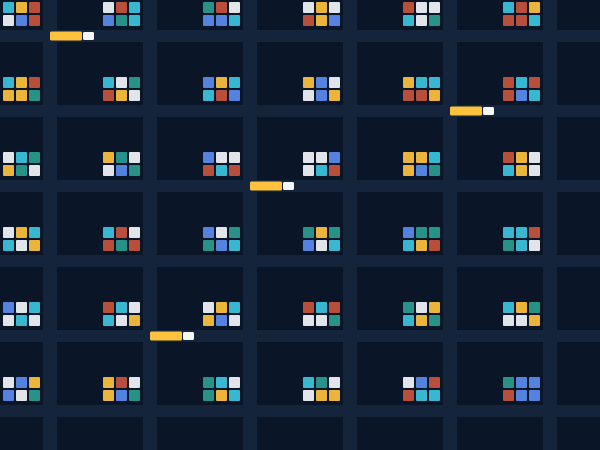
#> input picture assets/img-src/about.png, 1200 x 900 px (shown at 1/2 size)
$ python optimize_images.py
#> lines starting #> are read from the running program, lines starting #| are printed output that depends on the picture
#!/usr/bin/env python3
"""
Image optimisation pipeline for Northbound Logistics.

Reads every PNG/JPG in assets/img-src/ and writes responsive, compressed
versions to assets/img/:
    <name>-<width>.webp   (modern, ~30-60% smaller)
    <name>-<width>.jpg    (fallback for very old browsers)

HTML then uses <picture> + srcset so each device downloads only what it needs.

Usage (from the project root):
    pip install Pillow
    python tools/optimize_images.py

To use your own photos: drop them into assets/img-src/ (any size >= 1200px
wide is ideal), run the script, then reference them with the same <picture>
pattern used in the pages. Adjust WIDTHS / QUALITY below if you like.
"""
import io
from pathlib import Path
from PIL import Image

ROOT = Path(__file__).resolve().parent.parent
SRC, OUT = ROOT / "assets" / "img-src", ROOT / "assets" / "img"
WIDTHS = (480, 800, 1200, 1600)   # generated only if <= the source width
WEBP_QUALITY, JPG_QUALITY = 78, 80


def kb(path):
    return path.stat().st_size / 1024


def main():
    OUT.mkdir(parents=True, exist_ok=True)
    sources = sorted(p for p in SRC.iterdir() if p.suffix.lower() in {".png", ".jpg", ".jpeg"})
    if not sources:
        print("No images found in", SRC)
        return
    total_src = total_out = 0.0
    print(f"{'image':<18}{'source':>10}{'webp (largest)':>16}{'jpg (largest)':>15}{'saved':>8}")
    for src in sources:
        img = Image.open(src).convert("RGB")
#> img is the input picture: PIL image 1200x900 RGB; mean R, G, B 26.8, 40.6, 56.8
        widths = [w for w in WIDTHS if w <= img.width] or [img.width]
#> widths = [480, 800, 1200]
        for w in widths:
            h = round(img.height * w / img.width)
            resized = img.resize((w, h), Image.LANCZOS)
            # Try lossy and lossless WebP; keep whichever is smaller (flat artwork often wins lossless).
            lossy, lossless = io.BytesIO(), io.BytesIO()
            resized.save(lossy, "WEBP", quality=WEBP_QUALITY, method=6)
            resized.save(lossless, "WEBP", lossless=True, method=6)
            best = lossy if lossy.tell() <= lossless.tell() else lossless
            (OUT / f"{src.stem}-{w}.webp").write_bytes(best.getvalue())
            resized.save(OUT / f"{src.stem}-{w}.jpg", "JPEG", quality=JPG_QUALITY, optimize=True, progressive=True)
#> this loop made 3 passes
#> pass 1, in main, `resized = img.resize((w, h), Image.LANCZOS)`:
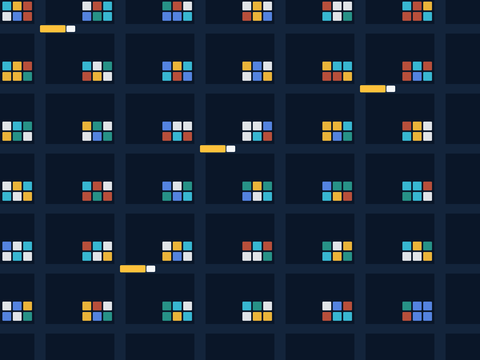
#> resized: PIL image 480x360 RGB; mean R, G, B 26.8, 40.5, 56.8
#> pass 2, in main, `resized = img.resize((w, h), Image.LANCZOS)`:
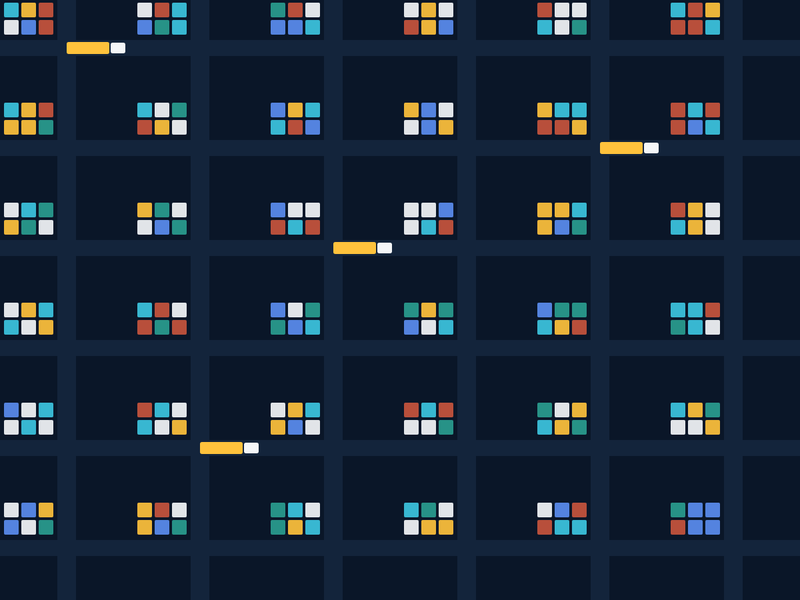
#> resized: PIL image 800x600 RGB; mean R, G, B 26.8, 40.6, 56.8
        big = max(widths)
#> big = 1200
        webp, jpg = OUT / f"{src.stem}-{big}.webp", OUT / f"{src.stem}-{big}.jpg"
        saved = 100 - kb(webp) / kb(src) * 100
#> saved = 83.95
        total_src += kb(src)
        total_out += kb(webp)
#> total_out = 2.21
        print(f"{src.stem:<18}{kb(src):>8.0f}KB{kb(webp):>14.0f}KB{kb(jpg):>13.0f}KB{saved:>7.0f}%")
#| about                   14KB             2KB           63KB     84%
    print(f"\nTotal: {total_src:.0f} KB of sources -> {total_out:.0f} KB of WebP at full size "
          f"({100 - total_out / total_src * 100:.0f}% smaller). Smaller widths are smaller still.")
#| Total: 14 KB of sources -> 2 KB of WebP at full size (84% smaller). Smaller widths are smaller still.


if __name__ == "__main__":
    main()
